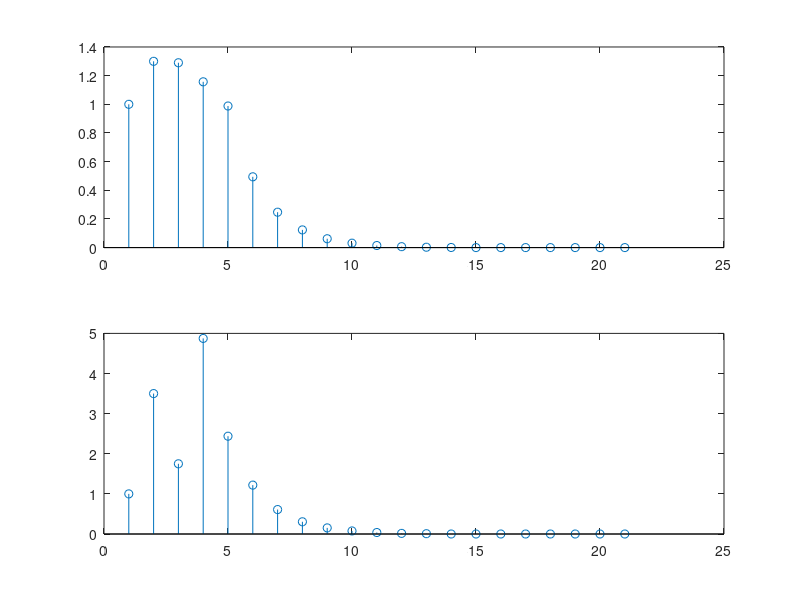

MATLAB code to generate this figure:
clc;
clear all;
close all;

n=0:10;

u=[(n)>=0];
u10=[(n-10)>=0];
u5=[(n-5)>=0];
h=power(0.5,n).*(u-u10);
del=[n==0];
del1=[(n-1)==0];
del3=[(n-3)==0];
x1=power(0.8,n).*(u-u5);
x2=del+(3*del1)+(4*del3);

a=conv(h,x1);
b=conv(h,x2);

subplot(2,1,1), stem(a);
subplot(2,1,2), stem(b);